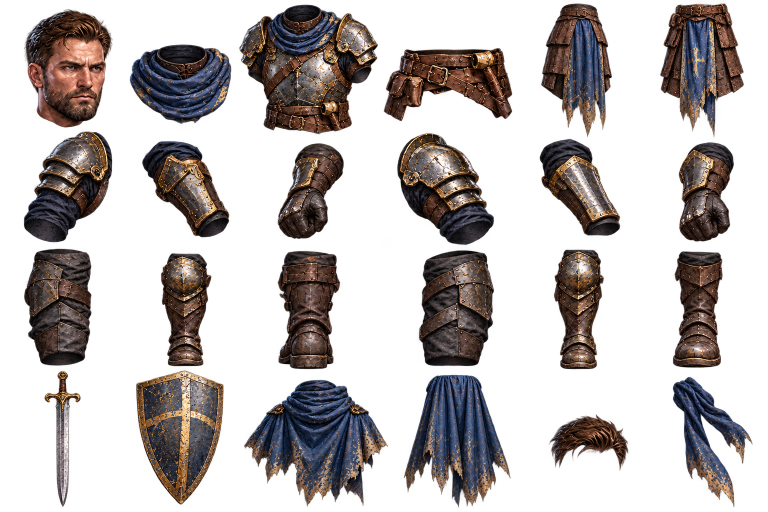
#> input picture art-sources/bran-v05/cutout-atlas.png, 1536 x 1024 px (shown at 1/2 size)
$ python -i build_assets.py   (imports and definitions only)
#> lines starting #> are read from the running program, lines starting #| are printed output that depends on the picture
"""
Производственный конвейер ассетов «Гильдии Теней» v1.7.

Источник: Guild_of_Shadows_Dark_Fantasy_Rebaseline_Pack_v1.1 / concept_art (утверждённый пак v1.1).
Все кропы и параметры зафиксированы здесь, чтобы ассеты можно было воспроизвести и проверить provenance.

Запуск (нужны pillow, numpy, rembg[cpu], opencv-python-headless):
  python tools/art/build_assets.py <concept_art_dir> <legacy_scenes_dir> <out_public_art_dir>
"""
import json
import sys
from pathlib import Path

import cv2
import numpy as np
from PIL import Image, ImageEnhance, ImageFilter
from rembg import new_session, remove

# [1 line that did not run here, left out]
# [1 line that did not run here, left out]
# [1 line that did not run here, left out]

# [1 line that did not run here, left out]
manifest: dict = {'source_pack': 'Guild_of_Shadows_Dark_Fantasy_Rebaseline_Pack_v1.1', 'assets': []}


# [71 lines left out: functions cut_sprite, crop_portrait, emissive_cracks, not called in this run]


def arena(src_img: Path, out: Path, inpaint_boxes=(), grade=(1.0, 1.0)) -> None:
#> called with out = 'out.png', inpaint_boxes = (), grade = (1, 1)
    im = Image.open(src_img).convert('RGB')
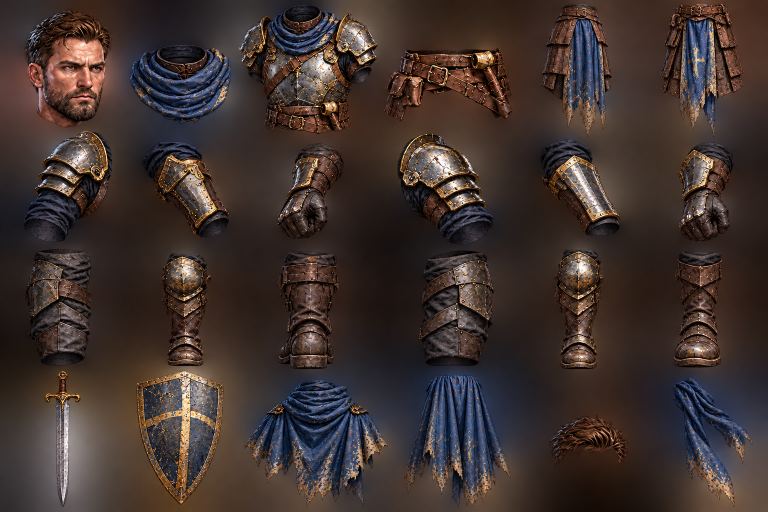
#> im: PIL image 1536x1024 RGB (shown at 1/2 size); mean R, G, B 64.3, 51.2, 47.3
    if inpaint_boxes:
        arr = np.array(im)
        mask = np.zeros(arr.shape[:2], np.uint8)
        for (x0, y0, x1, y1) in inpaint_boxes:
            cv2.ellipse(mask, ((x0 + x1) // 2, (y0 + y1) // 2), ((x1 - x0) // 2, (y1 - y0) // 2), 0, 0, 360, 255, -1)
        arr = cv2.inpaint(arr, mask, 9, cv2.INPAINT_TELEA)
        im = Image.fromarray(arr)
    im = im.resize((1920, 1080), Image.LANCZOS)
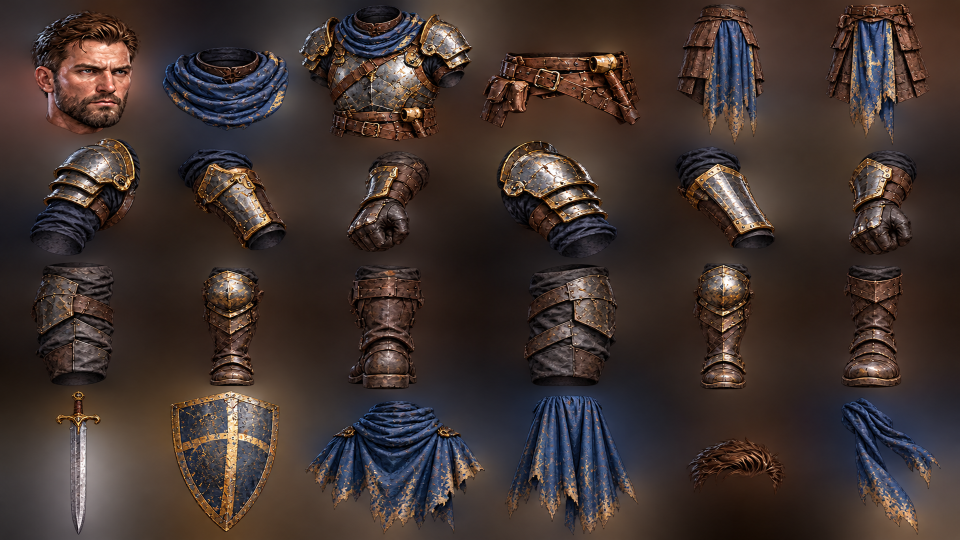
#> im: PIL image 1920x1080 RGB (shown at 1/2 size); mean R, G, B 64.4, 51.2, 47.3
    im = ImageEnhance.Contrast(im).enhance(grade[0])
    im = ImageEnhance.Brightness(im).enhance(grade[1])
    im = im.filter(ImageFilter.UnsharpMask(radius=1.6, percent=45, threshold=3))
#> (the run stopped early here; a loop or call above may not have finished)

$ run again, on art-sources/crypt-v05/floor.png
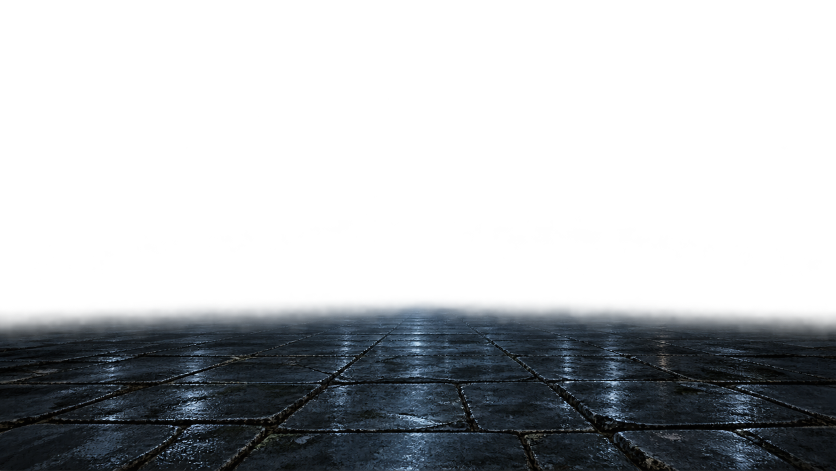
#> input picture art-sources/crypt-v05/floor.png, 1672 x 941 px (shown at 1/2 size)
#> in arena, `im = Image.open(src_img).convert('RGB')`:
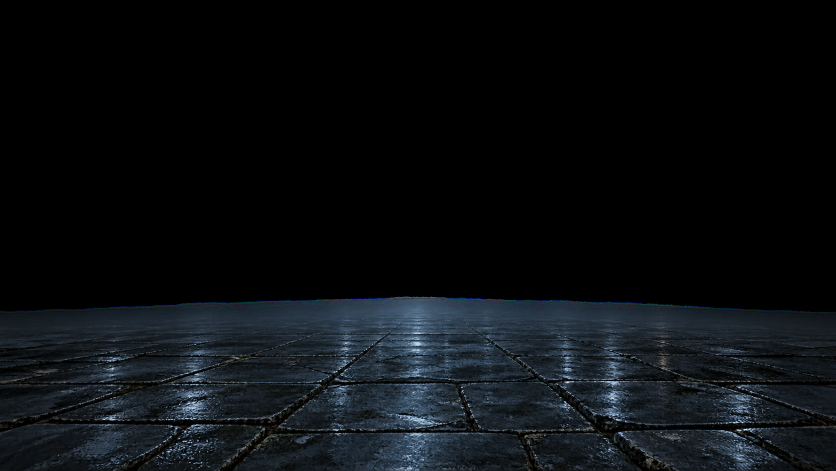
#> im: PIL image 1672x941 RGB (shown at 1/2 size); mean R, G, B 11, 14.2, 17.1
